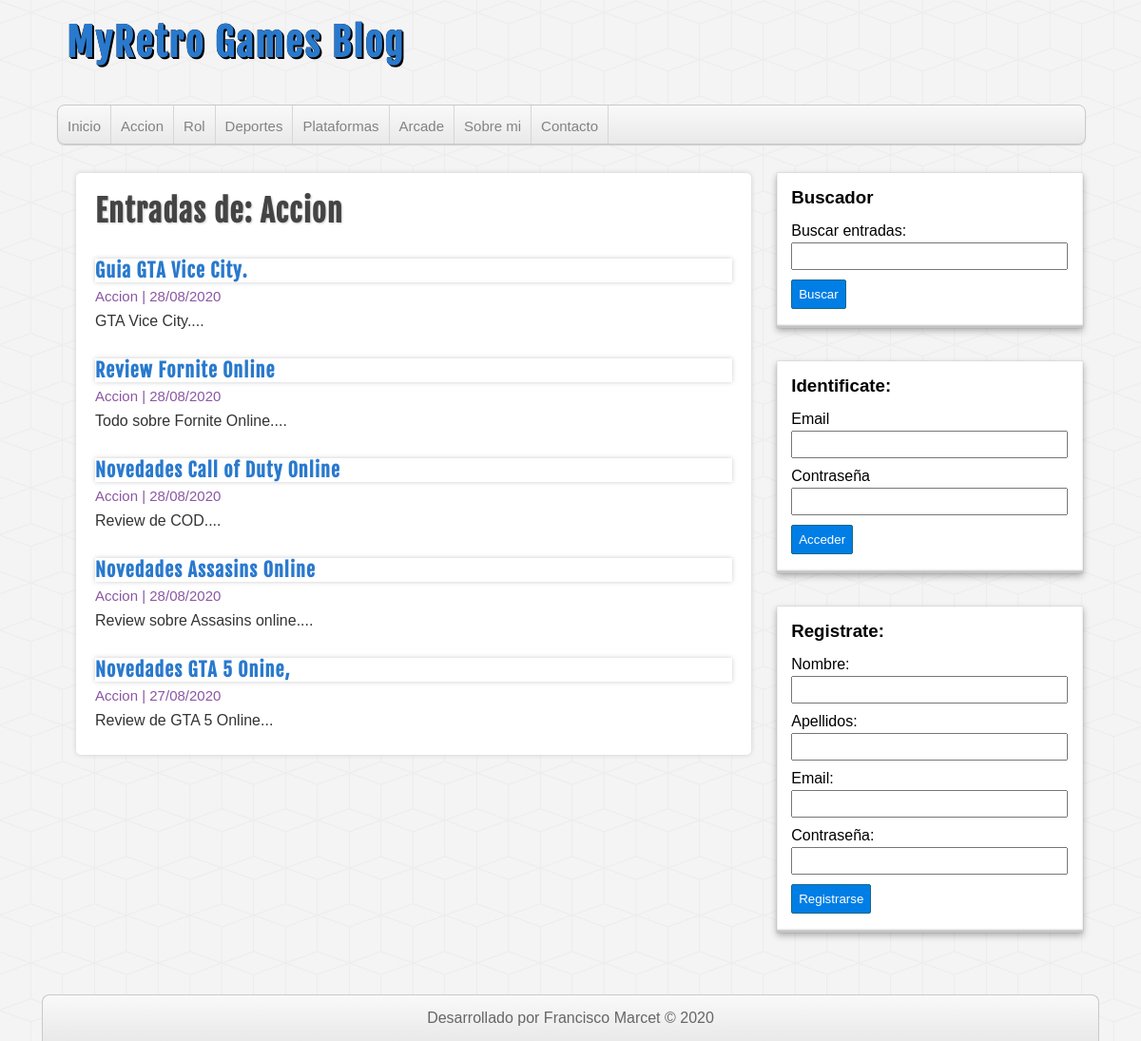
The page /category_view.php?idcategoria=1 on the database its author committed.
### tables this page shows
CREATE TABLE IF NOT EXISTS `categorias` (
  `idcategoria` int NOT NULL AUTO_INCREMENT,
  `nombre_categoria` varchar(100) DEFAULT NULL,
  PRIMARY KEY (`idcategoria`)
);

CREATE TABLE IF NOT EXISTS `entradas` (
  `identrada` int NOT NULL AUTO_INCREMENT,
  `id_usuario` int NOT NULL,
  `id_categoria` int NOT NULL,
  `titulo` varchar(255) NOT NULL,
  `descripcion` mediumtext,
  `fecha_entrada` datetime NOT NULL DEFAULT CURRENT_TIMESTAMP,
  PRIMARY KEY (`identrada`),
  KEY `fk_entrada_usuario` (`id_usuario`),
  KEY `fk_entrada_categoria` (`id_categoria`)
);

### includes/lib/helpers.php (called while the page is built, shortened)
<?php
function mostrar_categorias($db_conn) {
	$slq_select = "SELECT * FROM categorias ORDER BY idcategoria ASC";
	$categorias = mysqli_query($db_conn, $slq_select);
	$result = array();
	if (($categorias) && (mysqli_num_rows($categorias) >= 1)) {
		$result = $categorias;
	} else {
		$result = null;
	}
	return $result;
}
function mostrar_categoria($db_conn, $idcategoria) {
	$slq_select = "SELECT * FROM categorias WHERE idcategoria = $idcategoria ";
	$categorias = mysqli_query($db_conn, $slq_select);
	$result = array();
	if (($categorias) && (mysqli_num_rows($categorias) >= 1)) {
		$result = mysqli_fetch_assoc($categorias);
	}
	return $result;
}
function mostrar_entradas($db_conn, $limit = null, $categoria = null, $busqueda = null) {
	$slq_select = "SELECT e.*, c.* FROM entradas e\n" .
			"INNER JOIN categorias c\n" .
			"ON e.id_categoria = c.idcategoria\n";
	if (!empty($categoria)) {
		$slq_select .= "WHERE e.id_categoria = $categoria \n";
	}
	$slq_select .= "ORDER BY e.identrada DESC \n";
	$ultimas_entradas = mysqli_query($db_conn, $slq_select);
	$result = array();
	if (($ultimas_entradas) && (mysqli_num_rows($ultimas_entradas) >= 1)) {
		$result = $ultimas_entradas;
	} else {
		$result = null;
	}
	return $result;
}
function format_date($fecha_original) {
	$originalDate = $fecha_original;
	$newDate = date("d/m/Y", strtotime($originalDate));
	return $newDate;
}

### category_view.php (the view, shortened to what this page needs)
<?php require_once './includes/lib/helpers.php'; ?>
<?php include_once './includes/conexion.php'; ?>
<?php
$id_category = $_GET['idcategoria'];
$categoria_actual = mostrar_categoria($conexion, $id_category);
?>
<?php require_once './includes/header.php'; ?>
<?php include_once './includes/aside.php';
?>
<div id="principal">
	<h1>Entradas de: <?=$categoria_actual['nombre_categoria']?> </h1>
	<?php
	$ultimas_entradas = mostrar_entradas($conexion,null, $id_category) ;
	if ((!empty($ultimas_entradas)) && (mysqli_num_rows($ultimas_entradas) >= 1)):
		while ($ultima_entrada = mysqli_fetch_assoc($ultimas_entradas)) :
			?>
			<article class="entrada">
				<a href="article.php?identrada=<?=$ultima_entrada['identrada']?>">
					<h2><?= $ultima_entrada['titulo'] ?></h2>
					<?php $fecha_formateada = format_date($ultima_entrada['fecha_entrada']) ?>
					<span class="fecha_categoria"><?= $ultima_entrada['nombre_categoria'] . " | " . $fecha_formateada ?></span>
					<p><?= substr($ultima_entrada['descripcion'], 0, 200) . "..." ?></p>
				</a>
			</article>
			<?php
		endwhile;
	else:?>
		<div class="alerta">
			<p>No existen entradas de esta categoria</p>
		</div>
	<?php
	endif;
	?>
</div>
<?php include_once './includes/footer.php'; ?>

### includes/header.php (shortened to what this page needs)
<?php require_once 'conexion.php'; ?>
<?php require_once 'lib/helpers.php'; ?>
<!doctype html>
<html lang="en">
    <head>
        <link type="text/css" rel="stylesheet" href="assets/css/estilos.css"/>
    <body>
        <header id="header">
            <div id="logo">
                <h2><a href="index.php">MyRetro Games Blog</a></h2>
            </div>
            <nav id="menu">
                <ul>
                    <li>
						<a href="index.php">Inicio</a>
					</li>
					<?php
					$categorias = mostrar_categorias($conexion);
					if (isset($categorias) && !empty($categorias)):
						while ($categoria = mysqli_fetch_assoc($categorias)):
							?>
							<li>
								<a href="category_view.php?idcategoria=<?=$categoria['idcategoria']?>"><?=$categoria['nombre_categoria']?></a>
							</li>
						<?php endwhile;
					endif;
					?>
                    <li>
						<a href="index.php">Sobre mi</a>
					</li>
                    <li>
						<a href="index.php">Contacto</a>
					</li>
                </ul>
            </nav>
        </header>
		<div id="container">

### assets/css/estilos.css (style rules this page uses)
* { margin: 0px; padding: 0px; font-family: sans-serif, Helvetica,Arial; text-decoration: none; }
body { background: url(../img/cubes.png) #F4F4F4; }
#header { width:90%; height: auto; background: transparent; margin: 0px auto; }
#logo { float: left; width: 540px; height: 110px; }
#logo a { font-family: "fajala", Verdana; font-size: 40px; letter-spacing: 2px; color: #2979CD; text-shadow:0px 0px 0px black, 1px 1px 0px black, 2px 2px 0px black; transition: all 500ms; line-height: 90px; margin-left: 10px; }
#menu { clear: both; width: 100%; height: 40px; background:linear-gradient(to bottom, #f9f9f9 0px, #e9e9e9 100%); border: 1px solid #C9C9C9; border-radius: 8px; box-shadow: 0px 1px 1px #ccc; overflow: hidden; }
#menu ul { list-style: none; }
#menu ul li { float: left; line-height: 44px; border-right: 1px solid #D6D6D6; }
#menu ul li a { display: block; padding-left: 10px; padding-right: 10px; font-size: 15px; color: #838282; }
#container { width:90%; height: auto; margin: 0px auto; margin-bottom: 30px; margin-top: 30px; }
#principal { float: left; width: 62%; min-height: 572px; background: white; border-radius: 5px; box-shadow: 0px 0px 5px #ccc; margin-left: 20px; padding: 20px; overflow: hidden; }
.fecha_categoria { color: #8b56a2;; font-size: 15px; }
#principal h1 { font-size: 32px; color: #444; letter-spacing: 1px; text-shadow:1px 1px 2px #ccc; font-family: "fajala"; }
#principal h2 { font-size: 20px; color: #2979CD; box-shadow: 0px 0px 5px #ccc; letter-spacing: 1px; font-family: "fajala"; margin-top: 30px; margin-bottom: 6px; }
#principal a { color: #333; }
#principal p { margin-top: 8px; }

### rows shown on the page
categorias: nombre_categoria "Accion"
categorias: nombre_categoria "Rol"
categorias: nombre_categoria "Deportes"
categorias: nombre_categoria "Plataformas"
categorias: nombre_categoria "Arcade"
entradas: titulo "Guia GTA Vice City.", id_categoria.nombre_categoria "Accion", fecha_entrada "28/08/2020", descripcion "GTA Vice City."
entradas: titulo "Review Fornite Online", id_categoria.nombre_categoria "Accion", fecha_entrada "28/08/2020", descripcion "Todo sobre Fornite Online."
entradas: titulo "Novedades Call of Duty Online", id_categoria.nombre_categoria "Accion", fecha_entrada "28/08/2020", descripcion "Review de COD."
entradas: titulo "Novedades Assasins Online", id_categoria.nombre_categoria "Accion", fecha_entrada "28/08/2020", descripcion "Review sobre Assasins online."
entradas: titulo "Novedades GTA 5 Onine,", id_categoria.nombre_categoria "Accion", fecha_entrada "27/08/2020", descripcion "Review de GTA 5 Online"
